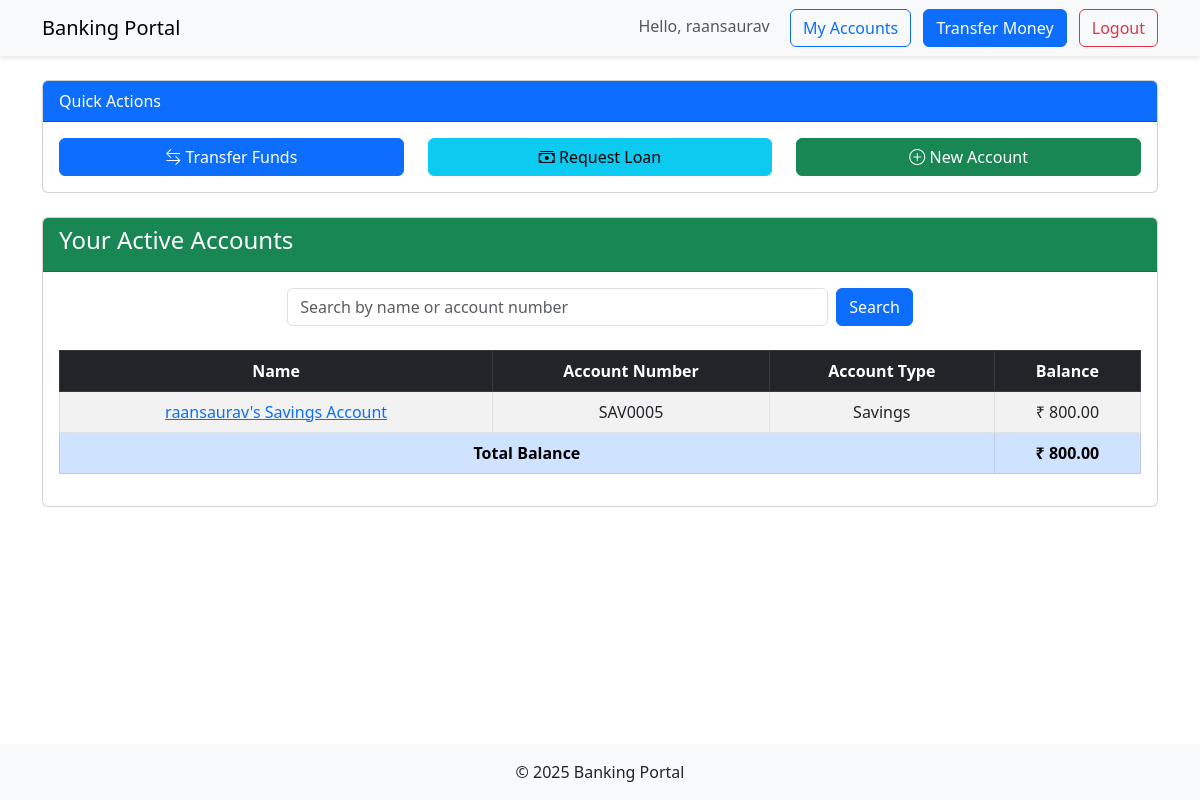
The page /bank/accounts/ (signed in) on the database its author committed.
### core/models.py (models this page shows, shortened)
class User(AbstractUser):
    is_approved = models.BooleanField(default=False)
    is_admin = models.BooleanField(default=False)
    kyc_documents = models.FileField(upload_to='kyc/', null=True, blank=True)
    first_name = models.CharField(max_length=30)
    last_name = models.CharField(max_length=30)
    groups = models.ManyToManyField(
        'auth.Group',
        verbose_name='groups',
        blank=True,
        help_text='The groups this user belongs to.',
        related_name="custom_user_set",  # Changed
        related_query_name="user",
    )
    user_permissions = models.ManyToManyField(
        'auth.Permission',
        verbose_name='user permissions',
        blank=True,
        help_text='Specific permissions for this user.',
        related_name="custom_user_set",  # Changed
        related_query_name="user",
    )

class CustomerAccount(models.Model):
    user = models.ForeignKey(settings.AUTH_USER_MODEL, on_delete=models.CASCADE) #Temporary
    profile = models.ForeignKey(CustomerProfile, on_delete=models.CASCADE, null=True, blank=True)
    name = models.CharField(max_length=100)
    account_number = models.CharField(max_length=10, unique=True)
    balance = models.DecimalField(max_digits=10, decimal_places=2)
    contact = models.CharField(max_length=15, default='N/A')
    ACCOUNT_TYPES = [
        ('Savings', 'Savings'),
        ('Current', 'Current'),
    ]
    account_type = models.CharField(max_length=10, choices=ACCOUNT_TYPES, default='Savings')

### core/views.py (the view)
# urls.py: path('accounts/', views.account_list, name='account_list'),
@login_required
def account_list(request):
    query = request.GET.get('q')
    accounts = CustomerAccount.objects.filter(user=request.user) #it is a base query set which ensures only the current logged in user's accounts are taken in account
    pending_requests = AccountRequest.objects.filter(user=request.user, is_approved=False)
    if query:
        accounts = accounts.objects.filter(
            Q(name__icontains=query) | Q(account_number__icontains=query)
        )
    total_balance = accounts.aggregate(Sum('balance'))['balance__sum'] or 0
    paginator = Paginator(accounts, 10)  # Show 10 accounts per page
    page_number = request.GET.get('page')
    page_obj = paginator.get_page(page_number)
    return render(request, 'core/account_list.html',
                  {'accounts': accounts,
                   'pending_requests': pending_requests,
                   'query': query,
                   'total_balance': total_balance,
                   'page_obj' : page_obj
                   })

### core/context_processors.py (called while the page is built)
def admin_approvals(request):
    if request.user.is_staff:
        from .models import User, AccountRequest
        return {
            'pending_users': User.objects.filter(is_approved=False).count(),
            'pending_accounts': AccountRequest.objects.filter(is_approved=False).count()
        }
    return {}

### core/templates/core/account_list.html (shortened to what this page needs)
{% extends 'base.html' %}
{% load humanize %}
{% block content %}
    <div class="card mt-4">
        {% if not user.is_admin %}
        <div class="card-header bg-primary text-white">
            Quick Actions
        </div>
        <div class="card-body">
            <div class="row">
                <div class="col-md-4 mb-3 mb-md-0">
                    <a href="{% url 'bank:transfer' %}" class="btn btn-primary w-100">
                        <i class="bi bi-arrow-left-right"></i> Transfer Funds
                    </a>
                </div>
                <div class="col-md-4 mb-3 mb-md-0">
                    <a href="{% url 'bank:request_loan' %}" class="btn btn-info w-100">
                        <i class="bi bi-cash-stack"></i> Request Loan
                    </a>
                </div>
                <div class="col-md-4">
                    <a href="{% url 'bank:create_account' %}" class="btn btn-success w-100">
                        <i class="bi bi-plus-circle"></i> New Account
                    </a>
                </div>
            </div>
        </div>
        {% endif %}
    </div>
    <br>
    <div class="card">
        <div class="card-header bg-success text-white">
            <h4>Your Active Accounts</h4>
        </div>
        <div class="card-body">
            <form method="get" class="mb-4 d-flex justify-content-center">
                <input type="text" name="q" class="form-control w-50 me-2"
                       placeholder="Search by name or account number" value="{{ query|default:'' }}">
                <button type="submit" class="btn btn-primary">Search</button>
            </form>
            <table class="table table-bordered table-striped text-center">
                <thead class="table-dark">
                    <tr>
                        <th>Name</th>
                        <th>Account Number</th>
                        <th>Account Type</th>
                        <th>Balance</th>
                    </tr>
                </thead>
                <tbody>
                    {% for account in accounts %}
                    <tr>
                        <td>
                            <a href="{% url 'bank:account_detail' account.pk %}">
                                {{ account.name }}
                            </a>
                        </td>
                        <td>{{ account.account_number }}</td>
                        <td>{{ account.account_type }}</td>
                        <td>₹ {{ account.balance|floatformat:2|intcomma }}</td>
                    </tr>
                    {% empty %}
                    <tr>
                        <td colspan="4">No active accounts found.</td>
                    </tr>
                    {% endfor %}
                </tbody>
                <tfoot>
                    <tr class="fw-bold table-primary">
                        <td colspan="3">Total Balance</td>
                        <td>₹ {{ total_balance|floatformat:2|intcomma }}</td>
                    </tr>
                </tfoot>
            </table>
        </div>
    </div>
{% endblock %}

### core/templates/base.html (shortened to what this page needs)
<!DOCTYPE html>
<html lang="en">
<head>
    <link href="https://cdn.jsdelivr.net/npm/bootstrap@5.3.0/dist/css/bootstrap.min.css" rel="stylesheet">
    <link rel="stylesheet" href="https://cdn.jsdelivr.net/npm/bootstrap-icons@1.10.0/font/bootstrap-icons.css">
</head>
<body>
    <nav class="navbar navbar-expand-lg navbar-custom mb-4">
        <div class="container">
            <a class="navbar-brand" href="{% url 'bank:account_list' %}">Banking Portal</a>
            <div class="ms-auto">
                {% if user.is_authenticated %}
                    <span class="navbar-text me-3">Hello, {{ user.username }}</span>
                    {% if not user.is_admin %}
                    <a href="{% url 'bank:account_list' %}" class="btn btn-outline-primary me-2">My Accounts</a>
                    <a href="{% url 'bank:transfer' %}" class="btn btn-primary me-2">Transfer Money</a>
                    {% endif %}
                    <form action="{% url 'logout' %}" method="post" style="display: inline;">
                        <button type="submit" class="btn btn-outline-danger">Logout</button>
                    </form>
                {% else %}
                    <a href="{% url 'login' %}" class="btn btn-outline-primary me-2">Login</a>
                    <a href="{% url 'register' %}" class="btn btn-primary">Register</a>
                {% endif %}
            </div>
        </div>
    </nav>
    <main class="container">
        {% block content %}{% endblock %}
    </main>
    <footer class="bg-light py-3 mt-4">
        <div class="container text-center">
            <p class="mb-0">© 2025 Banking Portal</p>
        </div>
    </footer>
</body>
</html>

### core/templates/base.html (style rules this page uses)
.navbar-custom { background-color: #f8f9fa; box-shadow: 0 2px 4px rgba(0,0,0,.1); }
main { min-height: 80vh; }

### rows shown on the page
User: username "raansaurav"
CustomerAccount: name "raansaurav's Savings Account", account_number "SAV0005", account_type "Savings", balance "800.00"

### other values the page prints
{{ total_balance|floatformat:2|intcomma }} "800.00"
